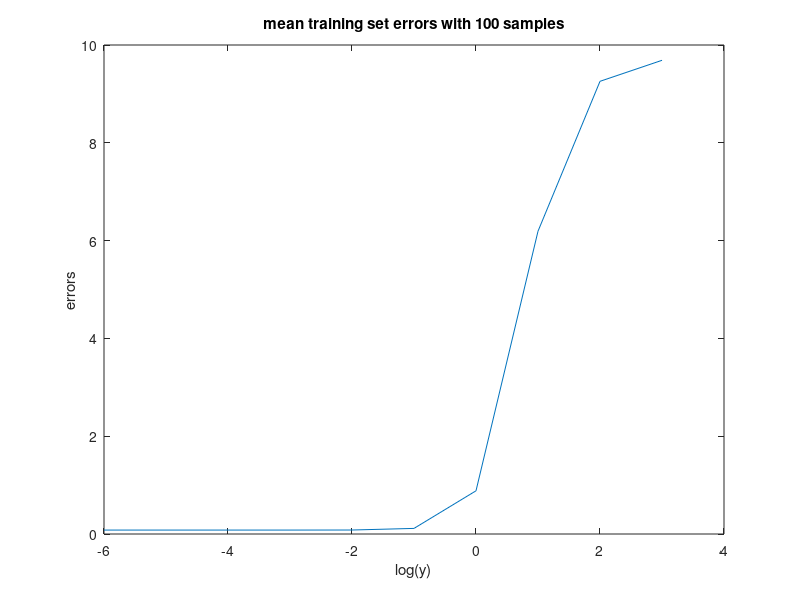
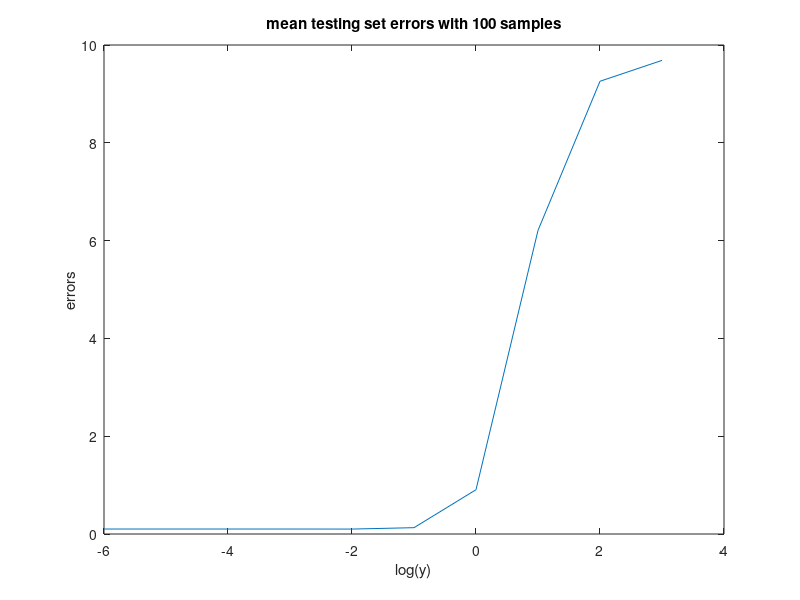
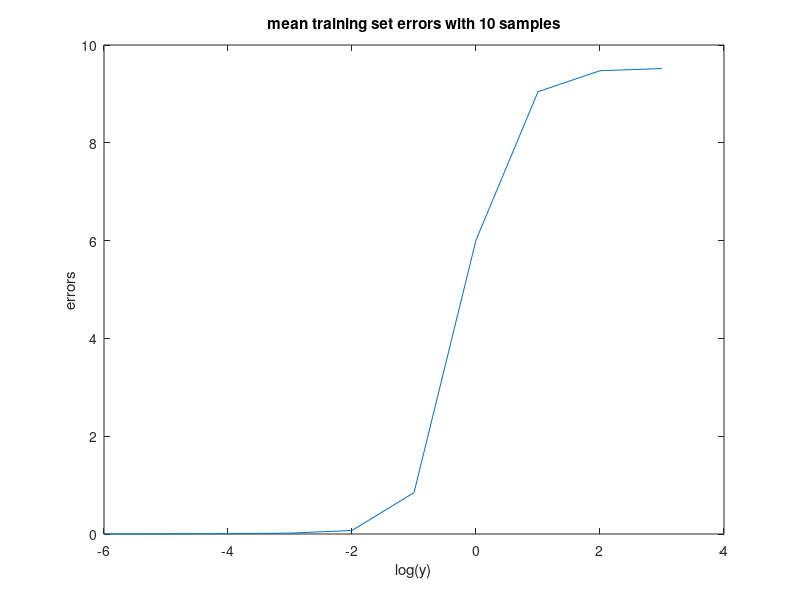
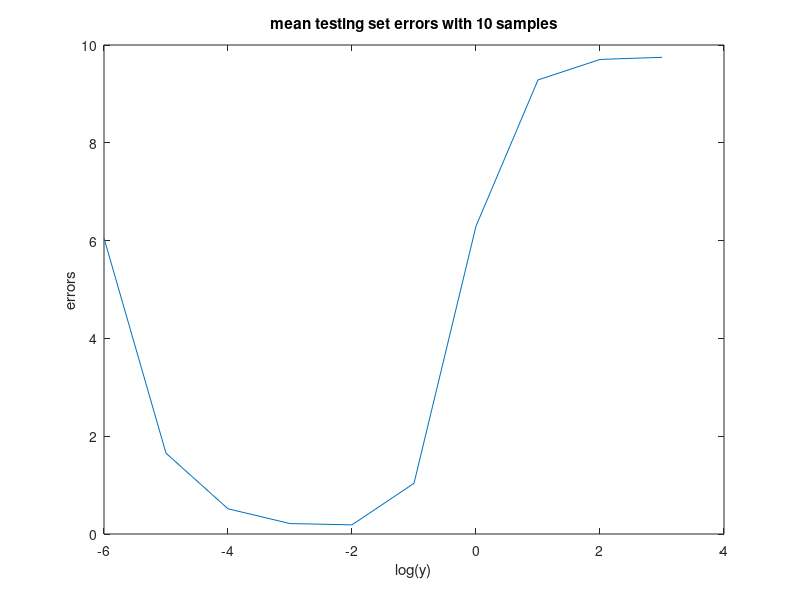

Write the MATLAB code that produced these figures, in order.
%This script shows excercise4 c)

error_train = zeros(10,200);
error_test = zeros(10,200);
for j = 1:200
    x = rand(600,10); %xi are drawn from the standard normal distribution. 
    w = rand(10,1); %Pick a random value for w from the standard normal distribution
    n = rand(600,1); %ni are drawn from the standard normal distribution. 

    y = x*w + n; %generate a noisy random data set, containing 600 samples

    x_train = x(1:100,:); %Split the data set into a training set of size 100
    y_train = y(1:100,:);
    x_test = x(101:600,:); % Split the data set into a test set of size 500.
    y_test = y(101:600,:);

    k=1;
    for i = -6:1:3
        w_train = (x_train'*x_train + 10^(i)*100*eye(10)) \ x_train' * y_train; %perform ridge regression
        y_test_train = x_test*w_train; %generate new new noisy data set using estimated w

        %%Using equation (3) compute the mean squared error on the training set
        error_train(k,j) = 100 \ (w_train' * x_train' * x_train * w_train - 2 * y_train'...
            * x_train * w_train + y_train' * y_train); 

        %Using equation (3) compute the mean squared error on the test sets
        error_test(k,j) = 500 \ (w_train' * x_test' * x_test * w_train - 2 * y_test'...
            * x_test * w_train + y_test' * y_test); 
        k=k+1;
    end
end


error_train_p = zeros(10,1);
error_test_p = zeros(10,1);
for i = 1:10
    error_train_p(i) = mean(error_train(i,:));
    error_test_p(i) = mean(error_test(i,:));
end
i = -6:1:3;
figure
plot(i,error_train_p);
title('mean training set errors with 100 samples')
xlabel('log(y)')
ylabel('errors')
figure
plot(i,error_test_p);
title('mean testing set errors with 100 samples')
xlabel('log(y)')
ylabel('errors')

%This script shows excercise3 a)

error_train = zeros(10,200);
error_test = zeros(10,200);
for j = 1:200
    x = rand(600,10); %xi are drawn from the standard normal distribution. 
    w = rand(10,1); %Pick a random value for w ? ? from the standard normal distribution
    n = rand(600,1); %ni are drawn from the standard normal distribution. 

    y = x*w + n; %generate a noisy random data set, containing 600 samples

    x_train = x(1:10,:); %Split the data set into a training set of size 100
    y_train = y(1:10,:);
    x_test = x(101:600,:); % Split the data set into a test set of size 500.
    y_test = y(101:600,:);

    k=1;
    for i = -6:1:3
        w_train = (x_train'*x_train + 10^(i)*100*eye(10)) \ x_train' * y_train; %perform ridge regression
        y_test_train = x_test*w_train; %generate new new noisy data set using estimated w

        %%Using equation (3) compute the mean squared error on the training set
        error_train(k,j) = 10 \ (w_train' * x_train' * x_train * w_train - 2 * y_train'...
            * x_train * w_train + y_train' * y_train); 

        %Using equation (3) compute the mean squared error on the test sets
        error_test(k,j) = 500 \ (w_train' * x_test' * x_test * w_train - 2 * y_test'...
            * x_test * w_train + y_test' * y_test); 
        k=k+1;
    end
end


error_train_p = zeros(10,1);
error_test_p = zeros(10,1);
for i = 1:10
    error_train_p(i) = mean(error_train(i,:));
    error_test_p(i) = mean(error_test(i,:));
end
i = -6:1:3;
figure
plot(i,error_train_p);
title('mean training set errors with 10 samples')
xlabel('log(y)')
ylabel('errors')
figure
plot(i,error_test_p);
title('mean testing set errors with 10 samples')
xlabel('log(y)')
ylabel('errors')